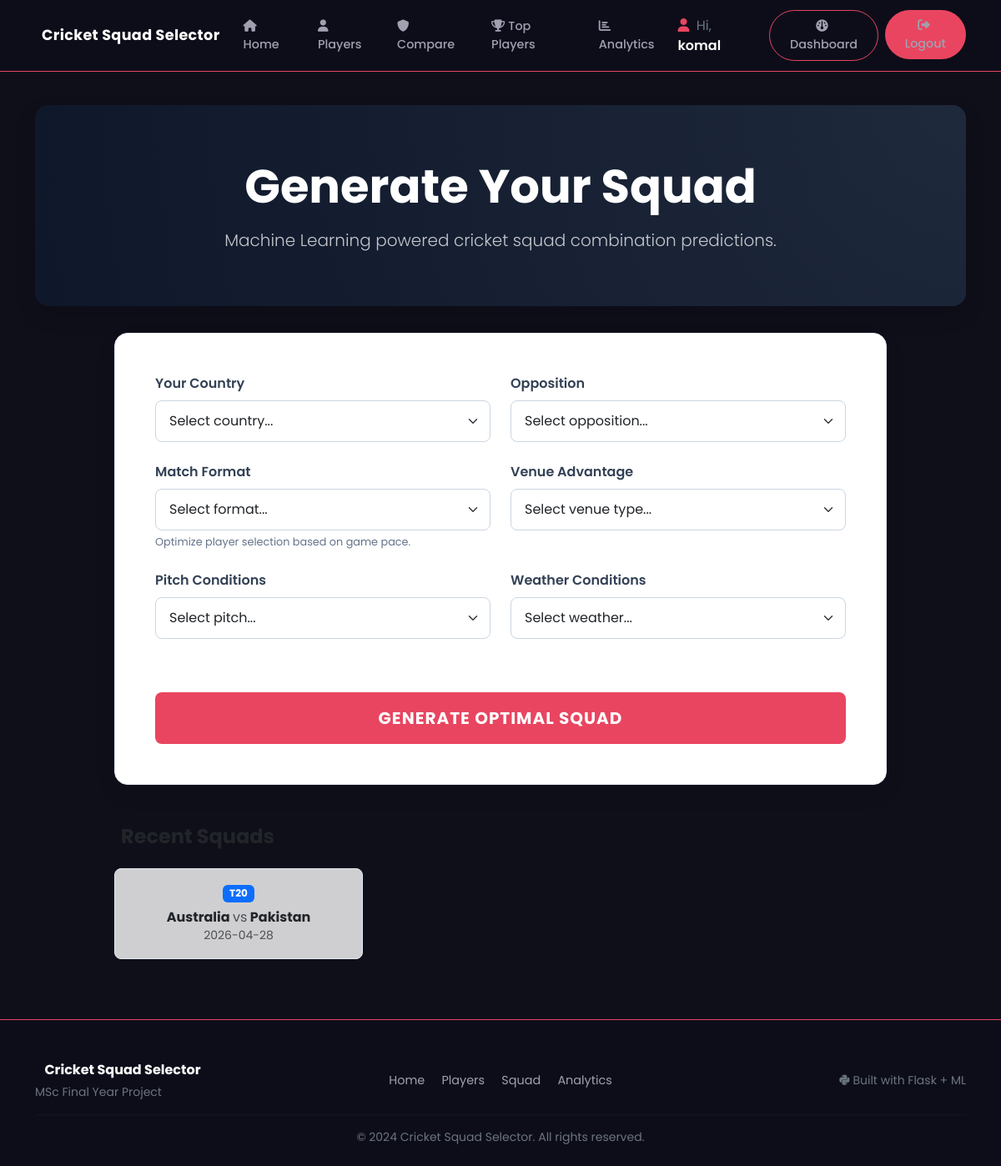
Screenshot of /squad (signed in) with the database file from the repository.
### models.py (models this page shows, shortened)
class User(db.Model, UserMixin):
    id            = db.Column(db.Integer, primary_key=True)
    username      = db.Column(db.String(80), unique=True, nullable=False)
    email         = db.Column(db.String(120), unique=True, nullable=False)
    password      = db.Column(db.String(200), nullable=False)
    date_joined   = db.Column(db.DateTime, default=datetime.utcnow)
    saved_squads  = db.relationship('SavedSquad', backref='user', lazy=True)

class SavedSquad(db.Model):
    id             = db.Column(db.Integer, primary_key=True)
    user_id        = db.Column(db.Integer, db.ForeignKey('user.id'), nullable=False)
    country        = db.Column(db.String(50))
    opposition     = db.Column(db.String(50))
    match_format   = db.Column(db.String(20))
    venue_type     = db.Column(db.String(20))
    pitch_type     = db.Column(db.String(20))
    weather        = db.Column(db.String(20))
    players_json   = db.Column(db.Text)             # JSON string of 11 players
    created_at     = db.Column(db.DateTime, default=datetime.utcnow)

### routes/squad.py (the view, shortened to what this page needs)
@squad.route('/squad', methods=['GET', 'POST'])
def generate():
    if request.method == 'GET':
        recent_squads = []
        if current_user.is_authenticated:
            recent_squads = SavedSquad.query.filter_by(user_id=current_user.id).order_by(SavedSquad.created_at.desc()).limit(3).all()
        return render_template('squad/form.html',
                               countries=COUNTRIES,
                               oppositions=OPPOSITIONS,
                               formats=FORMATS,
                               venues=VENUES,
                               pitches=PITCHES,
                               weathers=WEATHERS,
                               recent_squads=recent_squads)

### models.py (called while the page is built)
@login_manager.user_loader
def load_user(user_id):
    return User.query.get(int(user_id))

### templates/squad/form.html (shortened to what this page needs)
{% extends "base.html" %}
{% block content %}
<div class="container py-4">
    <div class="generation-header">
        <h1 class="display-4 fw-bold mb-3">Generate Your Squad</h1>
        <p class="lead mb-0 opacity-75">Machine Learning powered cricket squad combination predictions.</p>
    </div>
    <div class="row justify-content-center">
        <div class="col-lg-10">
            <div class="form-card mb-5">
                <form method="POST" action="/squad" id="squadForm">
                    <div class="row g-4">
                        <div class="col-md-6">
                            <label for="country" class="form-label">Your Country</label>
                            <select class="form-select" id="country" name="country" required>
                                <option value="" disabled selected>Select country...</option>
                            </select>
                        </div>
                        <div class="col-md-6">
                            <label for="opposition" class="form-label">Opposition</label>
                            <select class="form-select" id="opposition" name="opposition" required>
                                <option value="" disabled selected>Select opposition...</option>
                            </select>
                        </div>
                        <div class="col-md-6">
                            <label for="match_format" class="form-label">Match Format</label>
                            <select class="form-select" id="match_format" name="match_format" required onchange="updateFormatHint()">
                                <option value="" disabled selected>Select format...</option>
                            </select>
                            <small id="formatHint" class="format-hint">Optimize player selection based on game pace.</small>
                        </div>
                        <div class="col-md-6">
                            <label for="venue_type" class="form-label">Venue Advantage</label>
                            <select class="form-select" id="venue_type" name="venue_type" required>
                                <option value="" disabled selected>Select venue type...</option>
                            </select>
                        </div>
                        <div class="col-md-6">
                            <label for="pitch_type" class="form-label">Pitch Conditions</label>
                            <select class="form-select" id="pitch_type" name="pitch_type" required>
                                <option value="" disabled selected>Select pitch...</option>
                            </select>
                        </div>
                        <div class="col-md-6">
                            <label for="weather" class="form-label">Weather Conditions</label>
                            <select class="form-select" id="weather" name="weather" required>
                                <option value="" disabled selected>Select weather...</option>
                            </select>
                        </div>
                        <div class="col-12 mt-5">
                            <button type="submit" class="btn btn-generate" id="submitBtn">
                                <span id="btnText">Generate Optimal Squad</span>
                            </button>
                        </div>
                    </div>
                </form>
            </div>
            {% if current_user.is_authenticated %}
            <h4 class="fw-bold mb-4 text-dark"> Recent Squads</h4>
            {% if recent_squads %}
                <div class="row g-3">
                    {% for squad in recent_squads %}
                    <div class="col-md-4">
                        <a href="/squad/saved/{{ squad.id }}" class="text-decoration-none text-dark">
                            <div class="recent-squad-glass text-center h-100">
                                <span class="badge bg-primary mb-2">{{ squad.match_format }}</span>
                                <h6 class="fw-bold m-0">{{ squad.country }} <span class="text-muted fw-normal">vs</span> {{ squad.opposition }}</h6>
                                <small class="text-muted">{{ squad.created_at.strftime('%Y-%m-%d') if squad.created_at else '' }}</small>
                            </div>
                        </a>
                    </div>
                    {% endfor %}
                </div>
            {% else %}
                <p class="text-muted">You haven't saved any squads yet.</p>
            {% endif %}
            {% endif %}
        </div>
    </div>
</div>
{% endblock %}

### templates/base.html (shortened to what this page needs)
<!DOCTYPE html>
<html lang="en">
<head>
    <link rel="stylesheet" href="https://cdn.jsdelivr.net/npm/bootstrap@5.3.0/dist/css/bootstrap.min.css">
    <link rel="stylesheet" href="https://cdnjs.cloudflare.com/ajax/libs/font-awesome/6.4.0/css/all.min.css">
    <link rel="stylesheet" href="https://cdnjs.cloudflare.com/ajax/libs/animate.css/4.1.1/animate.min.css">
    <link rel="stylesheet" href="{{ url_for('static', filename='css/main.css') }}">
</head>
<body>
<nav class="navbar navbar-expand-lg sticky-top" id="mainNavbar">
    <div class="container">
        <a class="navbar-brand fw-bold text-white d-flex align-items-center gap-2" href="/">
            Cricket Squad Selector
        </a>
        <div class="collapse navbar-collapse" id="navbarContent">
            <ul class="navbar-nav mx-auto gap-1">
                <li class="nav-item">
                    <a class="nav-link {% if request.endpoint == 'main.home' %}nav-active{% endif %}" href="/">
                        <i class="fa-solid fa-home me-1"></i>Home
                    </a>
                </li>
                <li class="nav-item">
                    <a class="nav-link {% if request.endpoint and 'players' in request.endpoint %}nav-active{% endif %}" href="/players">
                        <i class="fa-solid fa-user me-1"></i>Players
                    </a>
                </li>
                <li class="nav-item">
                    <a class="nav-link {% if request.endpoint == 'players.compare' %}nav-active{% endif %}" href="/players/compare">
                        <i class="fa-solid fa-shield me-1"></i>Compare
                    </a>
                </li>
                <li class="nav-item">
                    <a class="nav-link {% if request.endpoint == 'players.top_players' %}nav-active{% endif %}" href="/players/top">
                        <i class="fa-solid fa-trophy me-1"></i>Top Players
                    </a>
                </li>
                <li class="nav-item">
                    <a class="nav-link {% if request.endpoint and 'analytics' in request.endpoint %}nav-active{% endif %}" href="/analytics/top">
                        <i class="fa-solid fa-chart-bar me-1"></i>Analytics
                    </a>
                </li>
            </ul>
            <ul class="navbar-nav gap-2">
                {% if current_user.is_authenticated %}
                    <li class="nav-item d-flex align-items-center">
                        <span class="text-secondary me-2">
                            <i class="fa-solid fa-user me-1" style="color:#E94560;"></i>
                            Hi, <span class="text-white fw-semibold">{{ current_user.username }}</span>
                        </span>
                    </li>
                    <li class="nav-item">
                        <a class="nav-link btn btn-sm btn-outline-custom px-3 rounded-pill" href="/dashboard">
                            <i class="fa-solid fa-gauge me-1"></i>Dashboard
                        </a>
                    </li>
                    <li class="nav-item">
                        <a class="nav-link btn btn-sm btn-primary-custom px-3 rounded-pill text-white" href="/logout">
                            <i class="fa-solid fa-right-from-bracket me-1"></i>Logout
                        </a>
                    </li>
                {% endif %}
            </ul>
        </div>
    </div>
</nav>
<main>
    {% block content %}{% endblock %}
</main>
<footer class="footer mt-5">
    <div class="container">
        <div class="row align-items-center">
            <div class="col-md-4 mb-3 mb-md-0">
                <span class="fw-bold text-white">
                    Cricket Squad Selector
                </span>
                <div class="text-secondary small mt-1">MSc Final Year Project</div>
            </div>
            <div class="col-md-4 text-center mb-3 mb-md-0">
                <a href="/" class="footer-link me-3">Home</a>
                <a href="/players" class="footer-link me-3">Players</a>
                <a href="/squad" class="footer-link me-3">Squad</a>
                <a href="/analytics/top" class="footer-link">Analytics</a>
            </div>
            <div class="col-md-4 text-md-end">
                <span class="text-secondary small">
                    <i class="fa-brands fa-python me-1"></i>Built with Flask + ML
                </span>
            </div>
        </div>
        <hr style="border-color: #2A2A4A;">
        <div class="text-center text-secondary small">
            &copy; 2024 Cricket Squad Selector. All rights reserved.
        </div>
    </div>
</footer>
</body>
</html>

### static/css/main.css (style rules this page uses)
:root { --bg-primary: #0F0F1A; --bg-card: #1A1A2E; --accent-red: #E94560; --accent-teal: #0D7377; --text-primary: #FFFFFF; --text-secondary: #A0A0B0; --success: #28a745; --warning: #FFD700; --bg-nav: #0D0D1A; --border-card: #2A2A4A; }
*, *::before, *::after { box-sizing: border-box; }
body { font-family: 'Poppins', sans-serif; background-color: var(--bg-primary); color: var(--text-primary); min-height: 100vh; }
#mainNavbar { background-color: var(--bg-nav) !important; border-bottom: 1px solid var(--accent-red); padding: 0.75rem 0; }
.navbar-brand { font-size: 1.1rem; letter-spacing: 0.02em; }
#mainNavbar .nav-link { color: var(--text-secondary) !important; font-size: 0.9rem; font-weight: 500; padding: 0.5rem 0.75rem; transition: color 0.3s ease; border-radius: 6px; }
.btn-primary-custom { background: var(--accent-red); border: none; color: white; padding: 10px 24px; border-radius: 8px; font-weight: 600; transition: all 0.3s ease; cursor: pointer; }
.btn-outline-custom { background: transparent; border: 1px solid var(--accent-red); color: var(--accent-red); padding: 10px 24px; border-radius: 8px; font-weight: 600; transition: all 0.3s ease; cursor: pointer; }
.footer { background: var(--bg-nav); border-top: 1px solid var(--accent-red); padding: 3rem 0 1.5rem; color: var(--text-secondary); }
.footer-link { color: var(--text-secondary); text-decoration: none; font-size: 0.9rem; transition: color 0.3s ease; }

### templates/squad/form.html (style rules this page uses)
.generation-header { background: radial-gradient(circle at top right, #1e293b, #0f172a); color: white; border-radius: 1rem; padding: 4rem 2rem; margin-bottom: 2rem; box-shadow: 0 10px 25px rgba(0,0,0,0.15); text-align: center; }
.form-card { background: white; border-radius: 1rem; padding: 3rem; box-shadow: 0 10px 30px rgba(0,0,0,0.05); border: 1px solid #e2e8f0; }
.form-label { font-weight: 600; color: #334155; }
.form-select { border-radius: 0.5rem; padding: 0.75rem 1rem; border: 1px solid #cbd5e1; transition: all 0.3s ease; }
.format-hint { font-size: 0.8rem; color: #64748b; margin-top: 0.25rem; display: block; }
.btn-generate { background: #e94560; border: none; color: white; padding: 1rem 2.5rem; font-size: 1.25rem; border-radius: 0.5rem; font-weight: 700; letter-spacing: 0.05em; transition: all 0.3s ease; text-transform: uppercase; width: 100%; margin-top: 1rem; }
.recent-squad-glass { background: rgba(255, 255, 255, 0.8); backdrop-filter: blur(10px); border: 1px solid #e2e8f0; border-radius: 0.5rem; padding: 1rem; transition: all 0.3s ease; }

### rows the page displays
User: username "komal"
SavedSquad: match_format "T20", country "Australia", opposition "Pakistan", created_at "2026-04-28"
